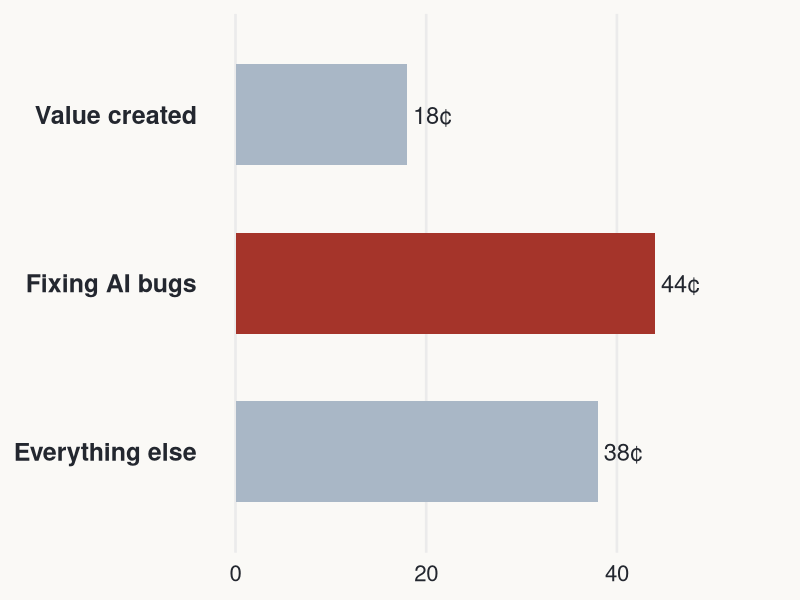
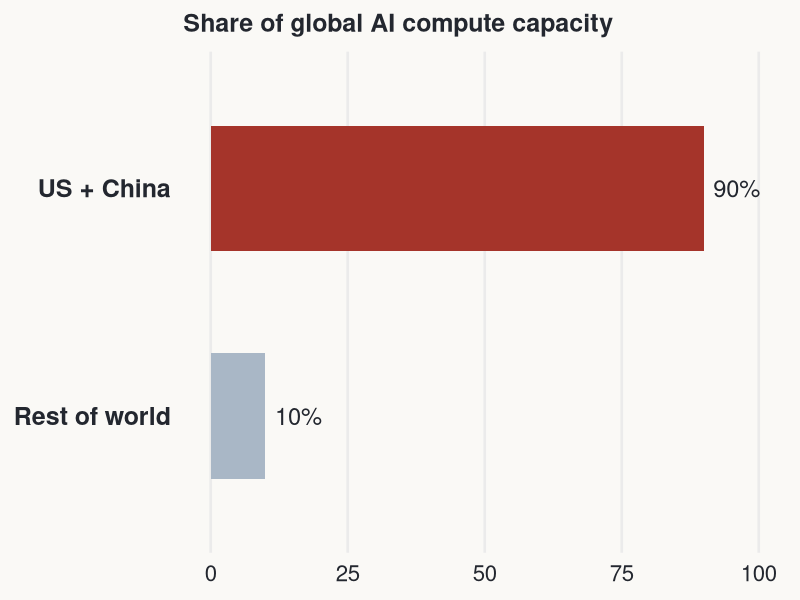

Generate these figures, in order, with R:
## ---- chunk 1
library(ggplot2)

ink   <- "#23272f"
accent <- "#3b5169"
soft   <- "#a9b7c6"
flag   <- "#a5342a"
paper  <- "#faf9f6"

deck_theme <- theme_minimal(base_size = 20) +
  theme(
    plot.background  = element_rect(fill = paper, color = NA),
    panel.background = element_rect(fill = paper, color = NA),
    panel.grid.minor = element_blank(),
    panel.grid.major.y = element_blank(),
    axis.title = element_blank(),
    axis.text  = element_text(color = ink, size = 16),
    plot.title = element_text(color = ink, face = "bold", size = 18)
  )
## ---- chunk 2
#| fig-height: 3.6
df <- data.frame(
  category = c("Value created", "Fixing AI bugs", "Everything else"),
  cents = c(18, 44, 38)
)
df$category <- factor(df$category, levels = rev(df$category))
df$fill <- c(soft, flag, soft)[match(df$category, rev(c("Value created", "Fixing AI bugs", "Everything else")))]

ggplot(df, aes(category, cents, fill = category)) +
  geom_col(width = 0.6, show.legend = FALSE) +
  geom_text(aes(label = paste0(cents, "¢")), hjust = -0.15, size = 6, color = ink) +
  scale_fill_manual(values = c("Value created" = soft, "Fixing AI bugs" = flag, "Everything else" = soft)) +
  coord_flip(clip = "off") +
  ylim(0, 55) +
  deck_theme +
  theme(axis.text.y = element_text(size = 18, face = "bold"))
## ---- chunk 3
library(knitr)
library(kableExtra)

parallel_df <- data.frame(
  Mechanism = c(
    "Dependency built via",
    "Pricing dynamic",
    "Who bears the risk",
    "Advisor conflict of interest"
  ),
  Consulting = c(
    "Years-long strategic engagements",
    "Fee structures reward repeat engagements",
    "Client's eroded ability to evaluate advice",
    "Consultants advise on their own future scope"
  ),
  `Agentic AI` = c(
    "Deep tool/workflow integration in months",
    "Below-cost pricing to capture market share",
    "Organization's eroded ability to evaluate output",
    "Same firms now sell AI-adoption advisory too"
  ),
  check.names = FALSE
)

kable(parallel_df, align = "l") |>
  kable_styling(font_size = 20, full_width = TRUE) |>
  row_spec(0, bold = TRUE, color = ink) |>
  column_spec(1, bold = TRUE, width = "22%")
## ---- chunk 4
costs_df <- data.frame(
  Organization = c("Uber", "Microsoft", "Salesforce"),
  Signal = c(
    "Exhausted its entire annual AI coding budget in 4 months",
    "Cut internal AI coding licenses ~6 months after mandating adoption",
    "Expects to pay Anthropic roughly $300M in 2026 alone"
  )
)

kable(costs_df, align = "l") |>
  kable_styling(font_size = 22, full_width = TRUE) |>
  row_spec(0, bold = TRUE, color = ink) |>
  column_spec(1, bold = TRUE, width = "20%")
## ---- chunk 5
#| fig-height: 3.2
compute_df <- data.frame(
  region = c("US + China", "Rest of world"),
  share = c(90, 10)
)
compute_df$region <- factor(compute_df$region, levels = rev(compute_df$region))

ggplot(compute_df, aes(region, share, fill = region)) +
  geom_col(width = 0.55, show.legend = FALSE) +
  geom_text(aes(label = paste0(share, "%")), hjust = -0.2, size = 6, color = ink) +
  scale_fill_manual(values = c("US + China" = flag, "Rest of world" = soft)) +
  coord_flip(clip = "off") +
  ylim(0, 100) +
  labs(title = "Share of global AI compute capacity") +
  deck_theme +
  theme(axis.text.y = element_text(size = 18, face = "bold"))
## ---- chunk 6
path_df <- data.frame(
  Level = c("Individual", "Organizational", "Societal"),
  `Risk if unmanaged` = c(
    "Cognitive debt; atrophy of independent judgment",
    "Institutional memory loss; oversight tax",
    "Accountability sinks; single-vendor geopolitical dependency"
  ),
  `Deliberate countermeasure` = c(
    "Keep override authority; ask if AI is building capacity or replacing it",
    "Document, mentor, rotate staff; no single-vendor lock-in",
    "Legal standard: reviewers must explain and defend, not just approve"
  ),
  check.names = FALSE
)

kable(path_df, align = "l") |>
  kable_styling(font_size = 19, full_width = TRUE) |>
  row_spec(0, bold = TRUE, color = ink) |>
  column_spec(1, bold = TRUE, width = "16%")
